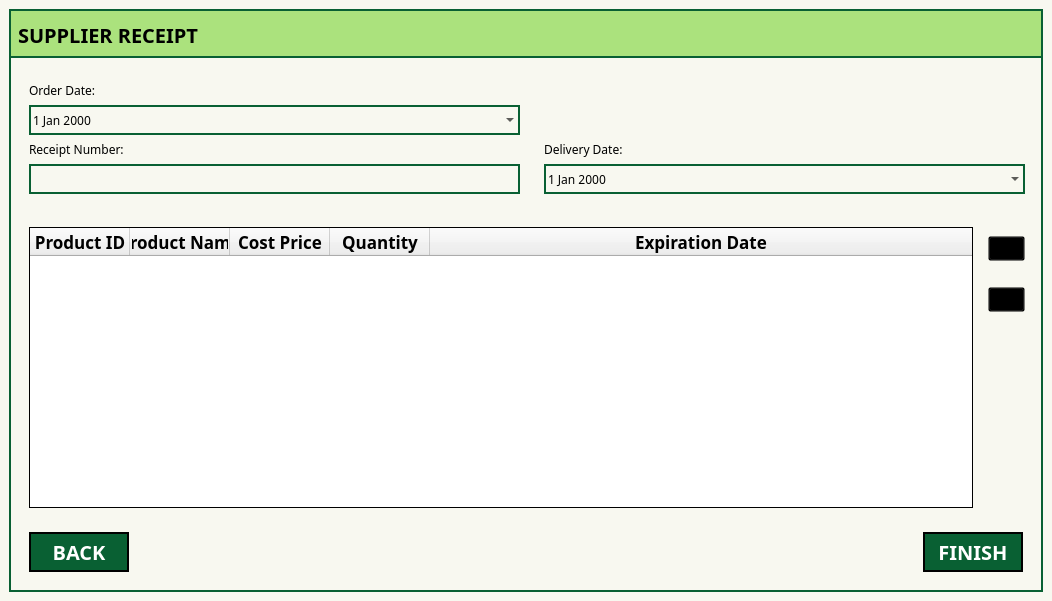
<?xml version="1.0" encoding="UTF-8"?>
<ui version="4.0">
 <class>MainWindow</class>
 <widget class="QMainWindow" name="MainWindow">
  <property name="geometry">
   <rect>
    <x>0</x>
    <y>0</y>
    <width>1052</width>
    <height>601</height>
   </rect>
  </property>
  <property name="windowTitle">
   <string>MainWindow</string>
  </property>
  <widget class="QWidget" name="centralwidget">
   <property name="styleSheet">
    <string notr="true">.QWidget{
background-color: #F8F8F0;
}
#widget{
border : 2px solid #096033;
}
#widget_3, #widget_4, #widget_5{
border-left: 2px solid #096033;
border-right: 2px solid #096033;
}
#widget_5{
border-bottom: 2px solid #096033;
}
#widget_2{
background-color: #ABE27D;
border: 2px solid #096033;
}
.QDateEdit{
background-color:rgba(0,0,0,0);
border : 2px solid #096033;
}
#PMethod_Cb, #RNumber_LE{
background-color:rgba(0,0,0,0);
border : 2px solid #096033;
}
#AProduct_btn, #RProduct_btn{
background-color:rgba(0,0,0,0);
}
QPushButton{
background-color: #096033;
color: white;
}
#Products_Table{
border : 1px solid black;
}
#Back_btn, #Finish_btn{
border: 2px solid;
}</string>
   </property>
   <layout class="QVBoxLayout" name="verticalLayout_3">
    <item>
     <widget class="QWidget" name="widget" native="true">
      <layout class="QVBoxLayout" name="verticalLayout_5">
       <property name="leftMargin">
        <number>0</number>
       </property>
       <property name="topMargin">
        <number>0</number>
       </property>
       <property name="rightMargin">
        <number>0</number>
       </property>
       <property name="bottomMargin">
        <number>0</number>
       </property>
       <item>
        <widget class="QWidget" name="widget_2" native="true">
         <layout class="QHBoxLayout" name="horizontalLayout_4">
          <property name="topMargin">
           <number>12</number>
          </property>
          <item>
           <widget class="QLabel" name="label">
            <property name="font">
             <font>
              <family>DM Sans</family>
              <pointsize>15</pointsize>
              <bold>true</bold>
             </font>
            </property>
            <property name="text">
             <string>SUPPLIER RECEIPT</string>
            </property>
           </widget>
          </item>
          <item>
           <spacer name="horizontalSpacer">
            <property name="orientation">
             <enum>Qt::Horizontal</enum>
            </property>
            <property name="sizeHint" stdset="0">
             <size>
              <width>682</width>
              <height>20</height>
             </size>
            </property>
           </spacer>
          </item>
         </layout>
        </widget>
       </item>
       <item>
        <widget class="QWidget" name="widget_3" native="true">
         <layout class="QHBoxLayout" name="horizontalLayout_2">
          <property name="leftMargin">
           <number>20</number>
          </property>
          <item>
           <widget class="QWidget" name="widget_7" native="true">
            <layout class="QVBoxLayout" name="verticalLayout">
             <property name="leftMargin">
              <number>0</number>
             </property>
             <item>
              <widget class="QLabel" name="label_2">
               <property name="font">
                <font>
                 <family>DM Sans</family>
                </font>
               </property>
               <property name="text">
                <string>Order Date:</string>
               </property>
              </widget>
             </item>
             <item>
              <widget class="QDateEdit" name="ODate_DE">
               <property name="minimumSize">
                <size>
                 <width>0</width>
                 <height>30</height>
                </size>
               </property>
               <property name="font">
                <font>
                 <family>DM Sans</family>
                </font>
               </property>
               <property name="calendarPopup">
                <bool>true</bool>
               </property>
               <property name="timeSpec">
                <enum>Qt::LocalTime</enum>
               </property>
              </widget>
             </item>
             <item>
              <widget class="QLabel" name="label_3">
               <property name="font">
                <font>
                 <family>DM Sans</family>
                </font>
               </property>
               <property name="text">
                <string>Receipt Number:</string>
               </property>
              </widget>
             </item>
             <item>
              <widget class="QLineEdit" name="RNumber_LE">
               <property name="sizePolicy">
                <sizepolicy hsizetype="Minimum" vsizetype="Fixed">
                 <horstretch>0</horstretch>
                 <verstretch>0</verstretch>
                </sizepolicy>
               </property>
               <property name="minimumSize">
                <size>
                 <width>0</width>
                 <height>30</height>
                </size>
               </property>
               <property name="font">
                <font>
                 <family>DM Sans</family>
                </font>
               </property>
              </widget>
             </item>
            </layout>
           </widget>
          </item>
          <item>
           <widget class="QWidget" name="widget_8" native="true">
            <layout class="QVBoxLayout" name="verticalLayout_2">
             <item>
              <spacer name="verticalSpacer_3">
               <property name="orientation">
                <enum>Qt::Vertical</enum>
               </property>
               <property name="sizeHint" stdset="0">
                <size>
                 <width>20</width>
                 <height>40</height>
                </size>
               </property>
              </spacer>
             </item>
             <item>
              <widget class="QLabel" name="label_5">
               <property name="font">
                <font>
                 <family>DM Sans</family>
                </font>
               </property>
               <property name="text">
                <string>Delivery Date:</string>
               </property>
              </widget>
             </item>
             <item>
              <widget class="QDateEdit" name="DDate_DE">
               <property name="minimumSize">
                <size>
                 <width>0</width>
                 <height>30</height>
                </size>
               </property>
               <property name="font">
                <font>
                 <family>DM Sans</family>
                </font>
               </property>
               <property name="calendarPopup">
                <bool>true</bool>
               </property>
              </widget>
             </item>
            </layout>
           </widget>
          </item>
         </layout>
        </widget>
       </item>
       <item>
        <widget class="QWidget" name="widget_4" native="true">
         <layout class="QHBoxLayout" name="horizontalLayout">
          <property name="leftMargin">
           <number>20</number>
          </property>
          <item>
           <widget class="QTableWidget" name="Products_Table">
            <property name="font">
             <font>
              <family>DM Sans</family>
             </font>
            </property>
            <property name="sizeAdjustPolicy">
             <enum>QAbstractScrollArea::AdjustToContents</enum>
            </property>
            <property name="editTriggers">
             <set>QAbstractItemView::NoEditTriggers</set>
            </property>
            <property name="alternatingRowColors">
             <bool>true</bool>
            </property>
            <property name="selectionBehavior">
             <enum>QAbstractItemView::SelectRows</enum>
            </property>
            <property name="sortingEnabled">
             <bool>true</bool>
            </property>
            <attribute name="horizontalHeaderMinimumSectionSize">
             <number>32</number>
            </attribute>
            <attribute name="horizontalHeaderStretchLastSection">
             <bool>true</bool>
            </attribute>
            <attribute name="verticalHeaderVisible">
             <bool>false</bool>
            </attribute>
            <attribute name="verticalHeaderMinimumSectionSize">
             <number>24</number>
            </attribute>
            <column>
             <property name="text">
              <string>Product ID</string>
             </property>
             <property name="font">
              <font>
               <family>DM Sans</family>
               <pointsize>13</pointsize>
               <bold>true</bold>
              </font>
             </property>
            </column>
            <column>
             <property name="text">
              <string>Product Name</string>
             </property>
             <property name="font">
              <font>
               <family>DM Sans</family>
               <pointsize>13</pointsize>
               <bold>true</bold>
              </font>
             </property>
            </column>
            <column>
             <property name="text">
              <string>Cost Price</string>
             </property>
             <property name="font">
              <font>
               <family>DM Sans</family>
               <pointsize>13</pointsize>
               <bold>true</bold>
              </font>
             </property>
            </column>
            <column>
             <property name="text">
              <string>Quantity</string>
             </property>
             <property name="font">
              <font>
               <family>DM Sans</family>
               <pointsize>13</pointsize>
               <bold>true</bold>
              </font>
             </property>
            </column>
            <column>
             <property name="text">
              <string>Expiration Date</string>
             </property>
             <property name="font">
              <font>
               <family>DM Sans</family>
               <pointsize>13</pointsize>
               <bold>true</bold>
              </font>
             </property>
            </column>
           </widget>
          </item>
          <item>
           <widget class="QWidget" name="widget_6" native="true">
            <layout class="QVBoxLayout" name="verticalLayout_4">
             <item>
              <widget class="QPushButton" name="AProduct_btn">
               <property name="font">
                <font>
                 <family>DM Sans</family>
                </font>
               </property>
               <property name="text">
                <string/>
               </property>
               <property name="icon">
                <iconset resource="../../../assets/All_In_Resource.qrc">
                 <normaloff>:/Icons/Icons/plus.png</normaloff>:/Icons/Icons/plus.png</iconset>
               </property>
               <property name="iconSize">
                <size>
                 <width>50</width>
                 <height>50</height>
                </size>
               </property>
              </widget>
             </item>
             <item>
              <spacer name="verticalSpacer_2">
               <property name="orientation">
                <enum>Qt::Vertical</enum>
               </property>
               <property name="sizeType">
                <enum>QSizePolicy::Fixed</enum>
               </property>
               <property name="sizeHint" stdset="0">
                <size>
                 <width>20</width>
                 <height>20</height>
                </size>
               </property>
              </spacer>
             </item>
             <item>
              <widget class="QPushButton" name="RProduct_btn">
               <property name="font">
                <font>
                 <family>DM Sans</family>
                </font>
               </property>
               <property name="text">
                <string/>
               </property>
               <property name="icon">
                <iconset resource="../../../assets/All_In_Resource.qrc">
                 <normaloff>:/Icons/Icons/delete.png</normaloff>:/Icons/Icons/delete.png</iconset>
               </property>
               <property name="iconSize">
                <size>
                 <width>50</width>
                 <height>50</height>
                </size>
               </property>
              </widget>
             </item>
             <item>
              <spacer name="verticalSpacer">
               <property name="orientation">
                <enum>Qt::Vertical</enum>
               </property>
               <property name="sizeHint" stdset="0">
                <size>
                 <width>20</width>
                 <height>267</height>
                </size>
               </property>
              </spacer>
             </item>
            </layout>
           </widget>
          </item>
         </layout>
        </widget>
       </item>
       <item>
        <widget class="QWidget" name="widget_5" native="true">
         <layout class="QHBoxLayout" name="horizontalLayout_3">
          <property name="leftMargin">
           <number>20</number>
          </property>
          <property name="rightMargin">
           <number>20</number>
          </property>
          <property name="bottomMargin">
           <number>20</number>
          </property>
          <item>
           <widget class="QPushButton" name="Back_btn">
            <property name="minimumSize">
             <size>
              <width>100</width>
              <height>40</height>
             </size>
            </property>
            <property name="font">
             <font>
              <family>DM Sans</family>
              <pointsize>15</pointsize>
              <bold>true</bold>
             </font>
            </property>
            <property name="text">
             <string>BACK</string>
            </property>
           </widget>
          </item>
          <item>
           <spacer name="horizontalSpacer_2">
            <property name="orientation">
             <enum>Qt::Horizontal</enum>
            </property>
            <property name="sizeHint" stdset="0">
             <size>
              <width>623</width>
              <height>20</height>
             </size>
            </property>
           </spacer>
          </item>
          <item>
           <widget class="QPushButton" name="Finish_btn">
            <property name="minimumSize">
             <size>
              <width>100</width>
              <height>40</height>
             </size>
            </property>
            <property name="font">
             <font>
              <family>DM Sans</family>
              <pointsize>15</pointsize>
              <bold>true</bold>
             </font>
            </property>
            <property name="text">
             <string>FINISH</string>
            </property>
           </widget>
          </item>
         </layout>
        </widget>
       </item>
      </layout>
     </widget>
    </item>
   </layout>
  </widget>
 </widget>
 <resources>
  <include location="../../../assets/All_In_Resource.qrc"/>
 </resources>
 <connections/>
</ui>
